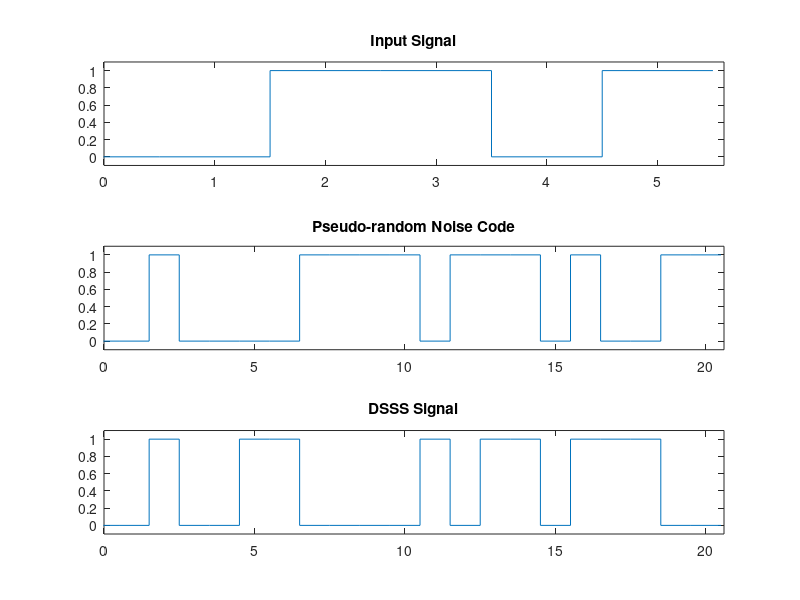

MATLAB code for this plot:
%% DSSS Signal Generation
%  Author: Jonathon Kreska
%  Date: 3/23/2015
%  This script uses the 1 and 0 xor method to generate a DSSS Signal
%
%  You can define the number of bits or make your own signal

clear all; clc

%% Create Input Signal

num_bits = 5; % Define Number of bits to be sent
input_signal = randi([0,1],1,num_bits); % Generate a random signal

% ...Or make your own!
% input_signal = [1 1 1 0 1 0 1 0]; 

%% Generate pseudo-random noise code
PN_code = randi([0,1],1,length(input_signal)*4); 

%% Expand input signal so it lines up with PN code
for i=0:length(input_signal)-1  
  exp_input(4*i+1:4*i+4) = input_signal(i+1);
end

%% Generate DSSS Signal
% Since the signal is in terms of 1 and 0, we simply multiply
dsss_signal = xor(exp_input,PN_code);

% Remember: 0 xor 0 = 0
%           0 xor 1 = 1
%           1 xor 0 = 1
%           1 xor 1 = 0

%% Plot
subplot(3,1,1)
stairs(-.5:length(input_signal)+1,[0 input_signal input_signal(end)])
title('Input Signal')
axis([0 length(input_signal)+.6 -.1 1.1])

subplot(3,1,2)
stairs(-.5:length(PN_code)+1,[0 PN_code PN_code(end)])
title('Pseudo-random Noise Code')
axis([0 length(PN_code)+.6 -.1 1.1])

subplot(3,1,3)
stairs(-.5:length(dsss_signal)+1,[0 dsss_signal dsss_signal(end)])
title('DSSS Signal')
axis([0 length(dsss_signal)+.6 -.1 1.1])